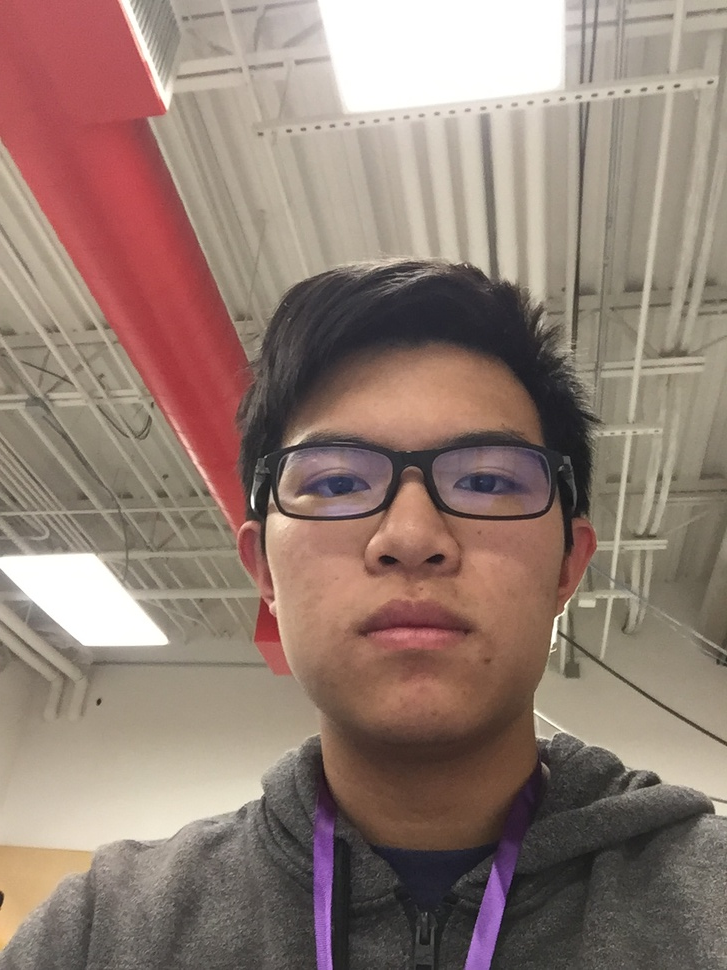
#> input picture Tony.JPG, 727 x 970 px, shrunk from 960 x 1280 before the run, found by its file name
$ python main.py
#> lines starting #> are read from the running program, lines starting #| are printed output that depends on the picture; after the words box and inside, x2 and y2 are one past the last pixel; in counts of white or black regions, pixels touching at a corner belong together
import cv2 as cv2
import numpy as np

face_cascade = cv2.CascadeClassifier('haarcascade_frontalface_default.xml')
img = cv2.imread('Tony.jpg')
#> img is the input picture: shape (970, 727, 3); mean B, G, R 115.5, 125.5, 146.3
gray = cv2.cvtColor(img, cv2.COLOR_BGR2GRAY) #grayscale
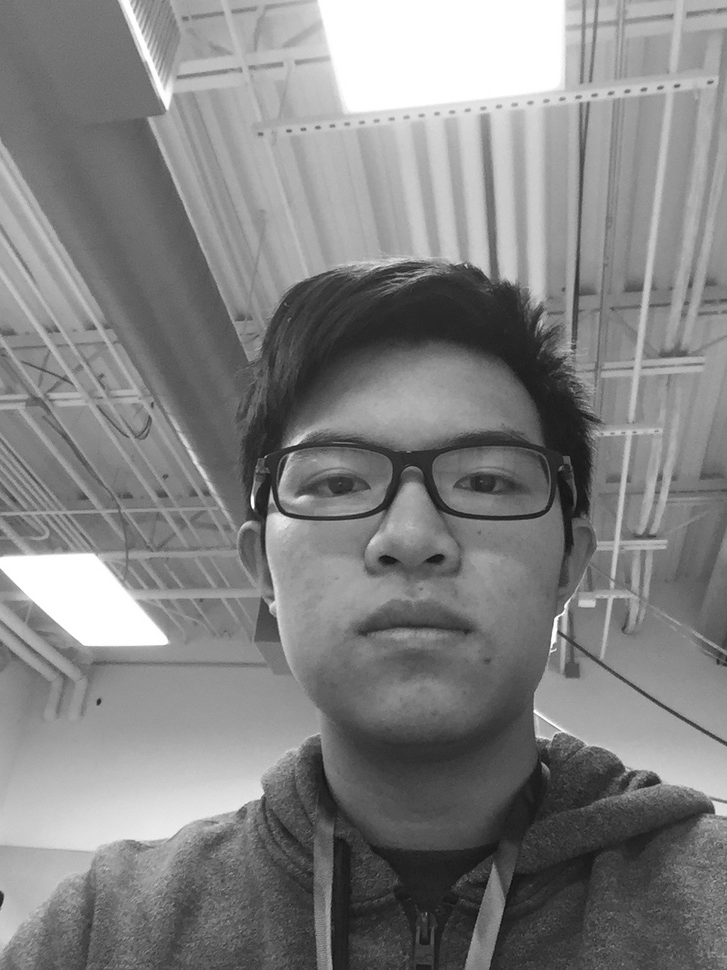
#> gray: shape (970, 727); min 14, max 255, mean 130.6
faces = face_cascade.detectMultiScale(gray, 1.3, 5)
#> faces = [[230, 335, 373, 373]]
for (x,y,w,h) in faces:
    cv2.rectangle(img,(x,y),(x+w,y+h),(255,0,0),2)
    roi_gray = gray[y:y+h, x:x+w]
    roi_color = img[y:y+h, x:x+w]
#> this loop made 1 pass
#> pass 1, `roi_gray = gray[y:y+h, x:x+w]`:
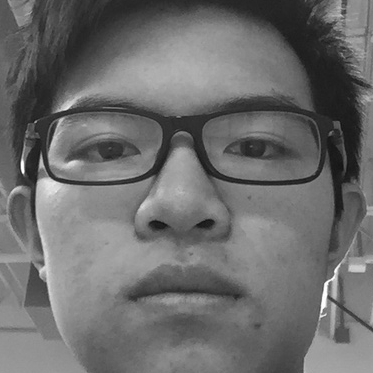
#> roi_gray: shape (373, 373); min 16, max 255, mean 108.5
#> pass 1, `roi_color = img[y:y+h, x:x+w]`:
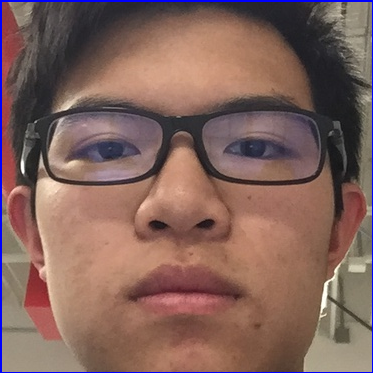
#> roi_color: shape (373, 373, 3); mean B, G, R 91.7, 99.1, 129.6
#> after the loop:
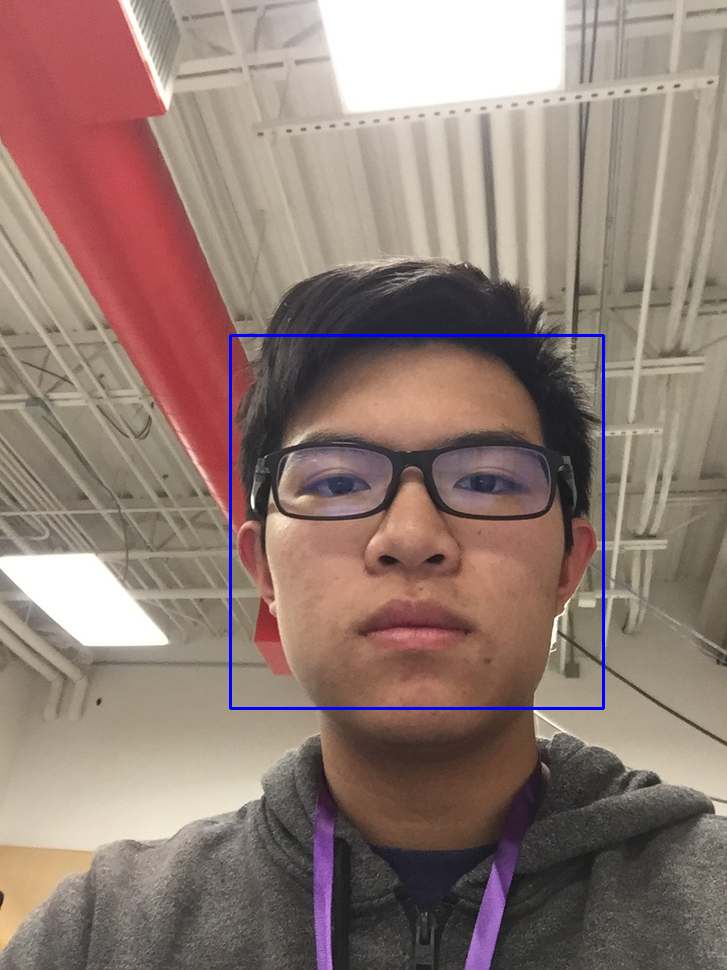
#> img: shape (970, 727, 3); 0.63% of pixels changed, all inside (x1, y1, x2, y2) = (229, 334, 605, 710)

$ run again, with Adjusted.JPG copied over Tony.JPG
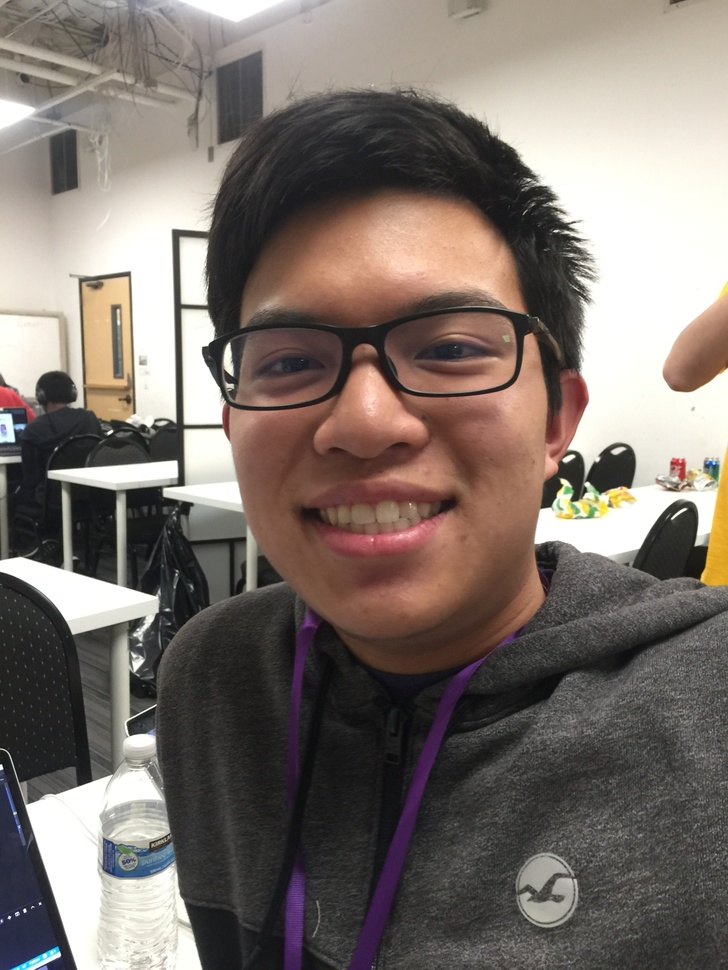
#> input picture Adjusted.JPG, 728 x 970 px, shrunk from 1921 x 2561 before the run, found by its file name
#> img is the input picture: shape (970, 728, 3); mean B, G, R 108.2, 114.6, 124.6
#> `gray = cv2.cvtColor(img, cv2.COLOR_BGR2GRAY)`:
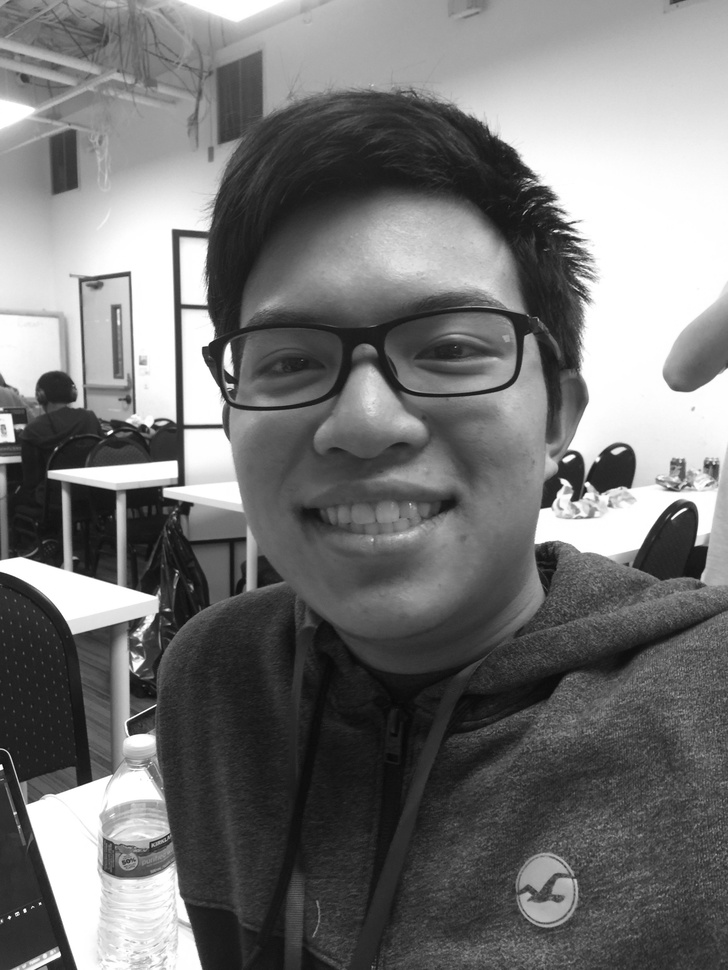
#> gray: shape (970, 728); min 8, max 255, mean 116.9
#> faces = [[161, 188, 415, 415]]
#> the loop `for (x,y,w,h) in faces:` made 1 pass
#> after the loop `for (x,y,w,h) in faces:`:
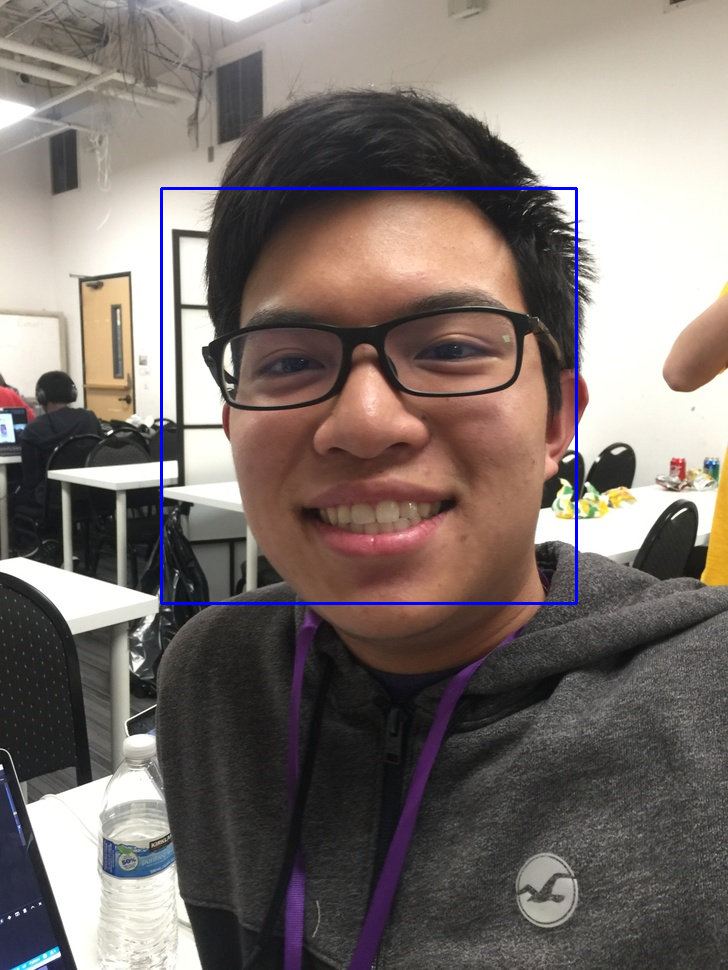
#> img: shape (970, 728, 3); 0.7% of pixels changed, all inside (x1, y1, x2, y2) = (160, 187, 578, 605)

$ run again, with Luo.JPG copied over Tony.JPG
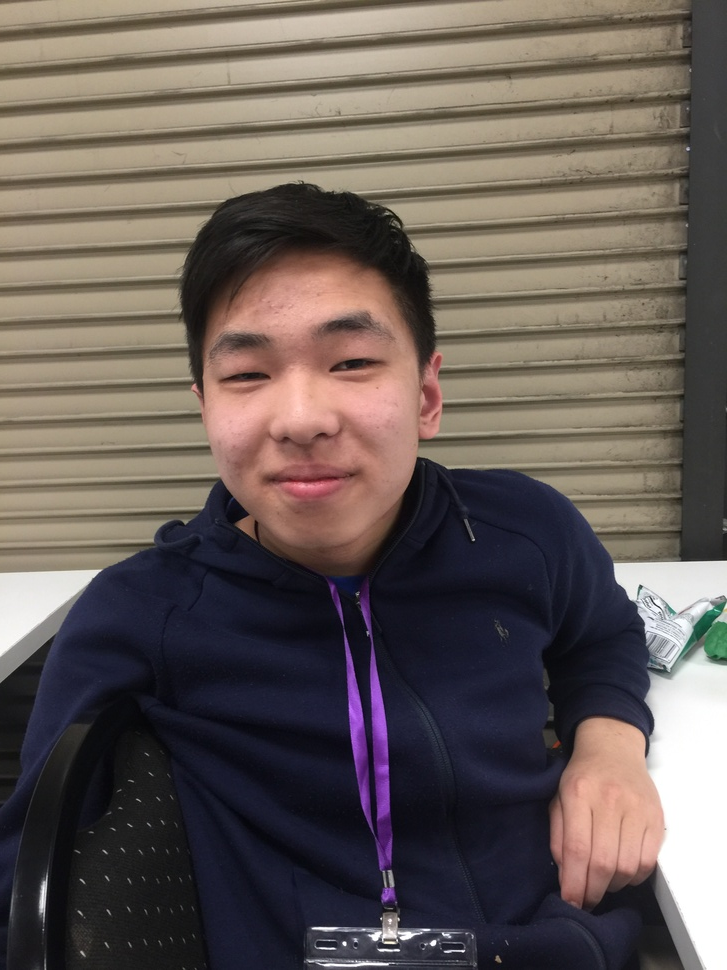
#> input picture Luo.JPG, 727 x 970 px, shrunk from 2448 x 3264 before the run, found by its file name
#> img is the input picture: shape (970, 727, 3); mean B, G, R 87.2, 91.6, 102
#> `gray = cv2.cvtColor(img, cv2.COLOR_BGR2GRAY)`:
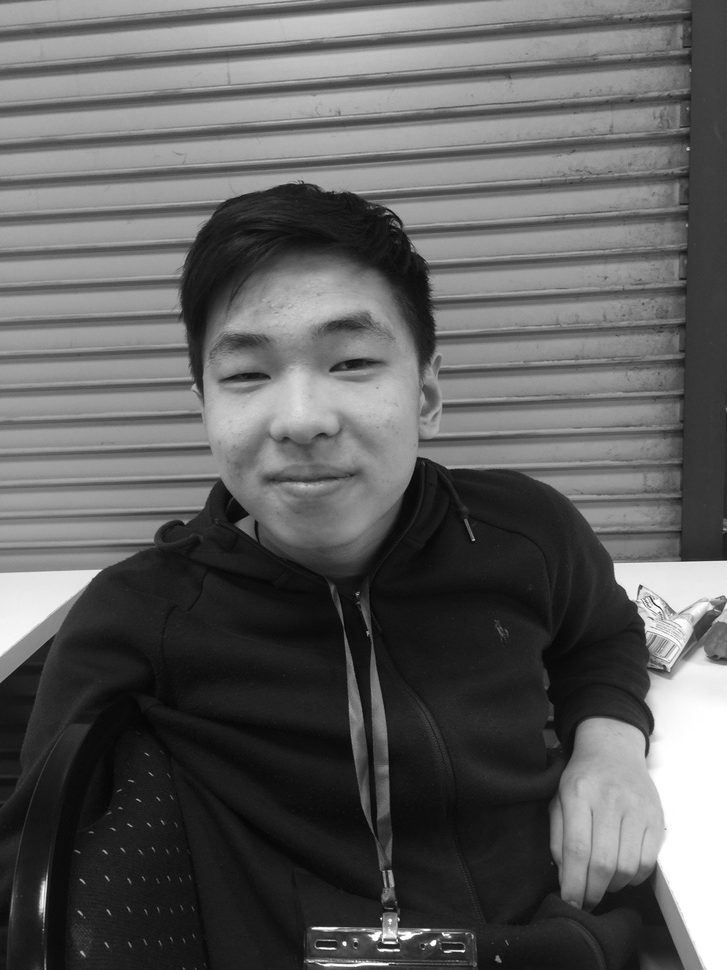
#> gray: shape (970, 727); min 5, max 255, mean 94.2
#> faces = [[157, 248, 295, 295]]
#> the loop `for (x,y,w,h) in faces:` made 1 pass
#> after the loop `for (x,y,w,h) in faces:`:
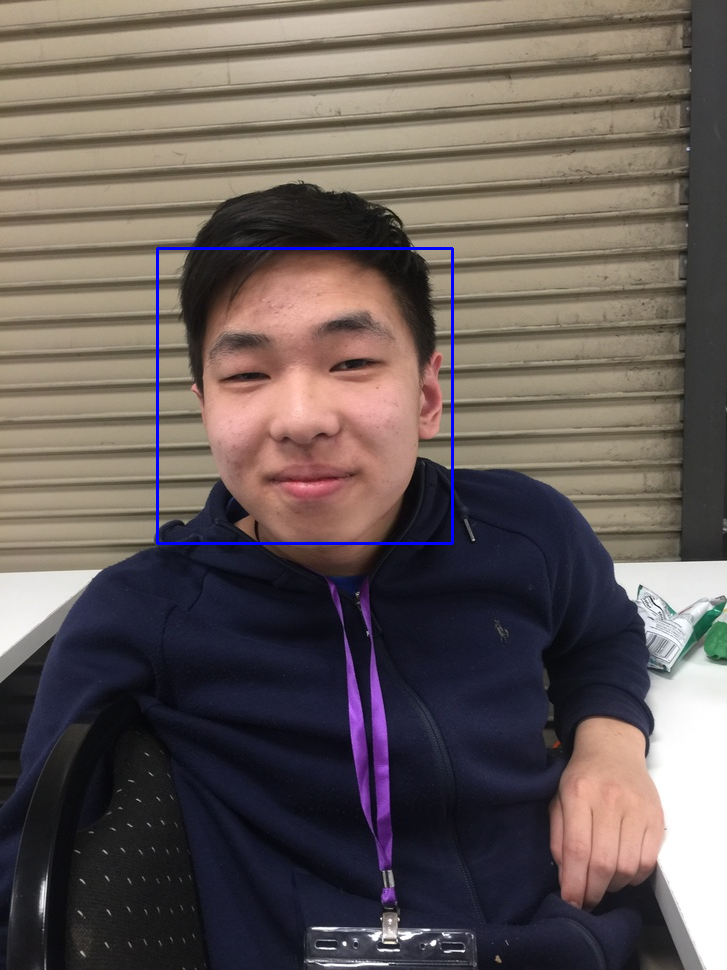
#> img: shape (970, 727, 3); 0.5% of pixels changed, all inside (x1, y1, x2, y2) = (156, 247, 454, 545)
